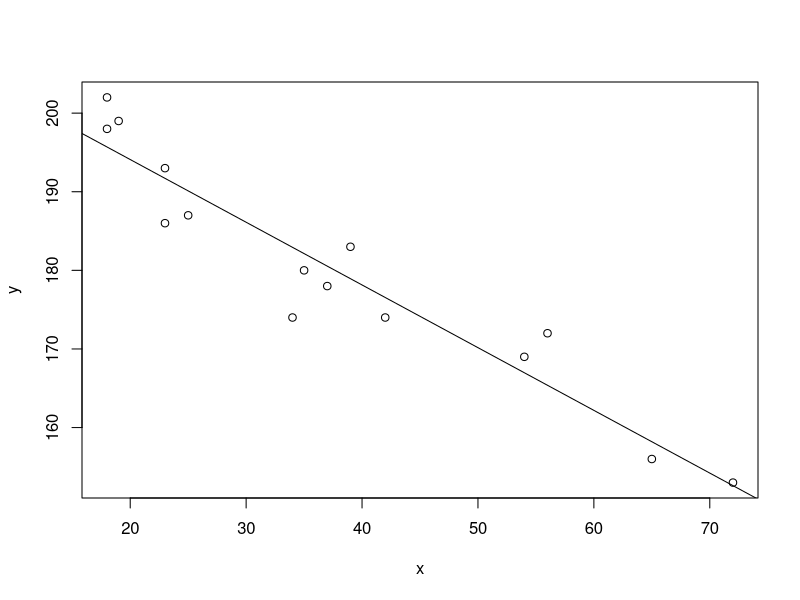

Source code (R):
## ---- chunk 1
x = c(18,23,25,35,65,54,34,56,72,19,23,42,18,39,37)
y = c(202,186,187,180,156,169,174,172,153,199,193,174,198,183,178) 
## ---- chunk 2
plot(x,y)
lm_age = lm(y ~ x)
lm_age
abline(lm_age)
summary(lm_age)


## ---- chunk 3
summary(lm_age)
